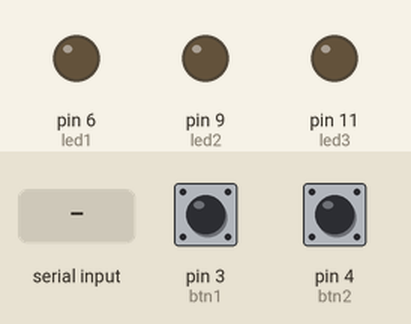
The sketch below on a simulated Arduino Uno, built with avr-gcc and run on an emulated ATmega328P. Shown: output pins drawn as LEDs (lit = HIGH). Inputs (shaded band) come from the test bench; at power-on: pin 3 (btn1) LOW, pin 4 (btn2) LOW. What the sketch prints to the serial monitor is not drawn.

Above: at 2.2 s.
2.3 s: pin 3 (btn1) pulled HIGH for 0.15 s
At 3.2 s:
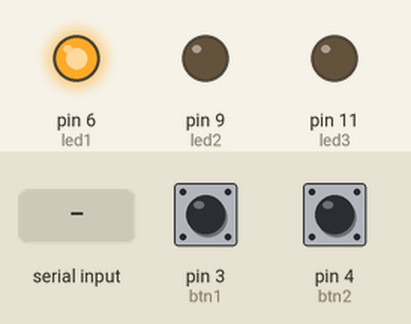
3.9 s: pin 4 (btn2) pulled HIGH for 0.15 s
At 4.4 s:
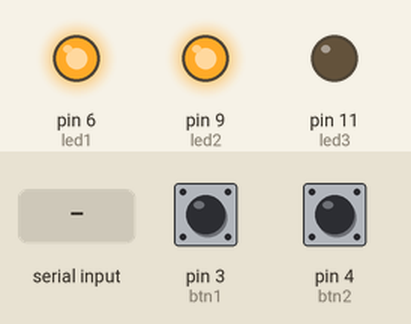
5.5 s: ";" received over Serial
At 6.7 s:
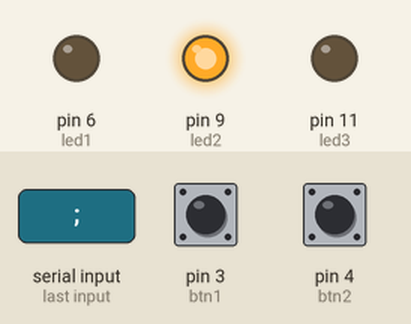
7.0 s: "30;150\n" received over Serial
At 8.0 s:
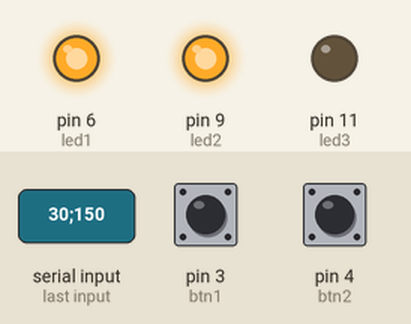
8.5 s: "90;45\n" received over Serial
At 9.1 s:
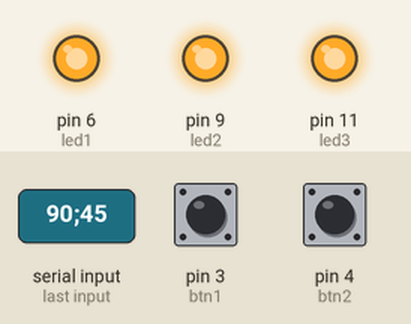
10.0 s: pin 3 (btn1) pulled HIGH for 1 s
At 11.4 s:
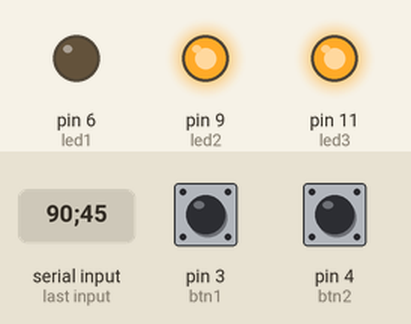
Timing chart, 0 to 13.0 s (numbered marks = the images above; inputs shaded):
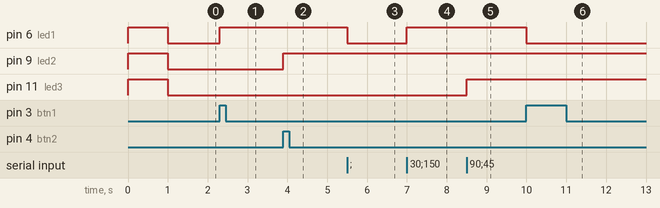

The sketch:

arduino_code.ino
```cpp
int led1 = 6;
int led2 = 9;
int led3 = 11;

int btn1 = 3;
int btn2 = 4;

bool b1Pressed = false;
bool b2Pressed = false;

String value;
const char delim = ';';
int data[3];

char buffer[3];
int bufferIndex=0;

int dataIndex = 0;

int* leds;

void setup() {
  // put your setup code here, to run once:
  Serial.begin(115200);
  Serial.setTimeout(1);
  pinMode(led1, OUTPUT);
  pinMode(led2, OUTPUT);
  pinMode(led3, OUTPUT);

  pinMode(btn1, INPUT);
  pinMode(btn2, INPUT);

  digitalWrite(led1, HIGH);
  digitalWrite(led2, HIGH);
  digitalWrite(led3, HIGH);

  leds = data;

  delay(1000);

  Serial.write("Ready");
}

void readBuffer()
{
  if (Serial.available())
  {
    char c = Serial.read();
    buffer[bufferIndex] = c;
    bufferIndex++;

  }
}

void parseBuffer()
{


  if (buffer[bufferIndex-1] == ';')
  {

    buffer[bufferIndex-1] = '\0';

    int newData = atoi(buffer);

    data[dataIndex] = newData;

    dataIndex++;
    dataIndex %= sizeof(data)/sizeof(*data);

    bufferIndex = 0;

    for (int j = 0; j < sizeof(buffer)/sizeof(*buffer); j++)
    {
      buffer[j] = 1;
    }

  }
}


void loop() {
  // put your main code here, to run repeatedly:
  int b1 = digitalRead(btn1);
  int b2 = digitalRead(btn2);
  readBuffer();
  parseBuffer();

  digitalWrite( led1 , leds[0]);
  digitalWrite( led2 , leds[1]);
  digitalWrite( led3 , leds[2]);


  if( b1 == HIGH && !b1Pressed){
     b1Pressed = true;
     leds[0] = !leds[0];
     writeSerial();

  }
  if( b2 == HIGH && !b2Pressed){
    b2Pressed = true;
    leds[1] = !leds[1];
    writeSerial();
  }

  if( b1 == LOW && b1Pressed) b1Pressed = false;
  if( b2 == LOW && b2Pressed) b2Pressed = false;
}

void writeSerial()
{
    String stringData =  String(leds[0])+ ";"+String(leds[1]);
    for (int i = 0; i < stringData.length(); i++)
  {
    Serial.write(stringData[i]);   // Push each char 1 by 1 on each loop pass
  }
}
```

Measured:
- after the input at 2.3 s, pin 6 (led1): LOW → HIGH at once
- after the input at 3.9 s, pin 9 (led2): LOW → HIGH at once
- after the input at 5.5 s, pin 6 (led1): HIGH → LOW at once
- after the input at 7.0 s, pin 6 (led1): LOW → HIGH at once
- after the input at 8.5 s, pin 11 (led3): LOW → HIGH at once
- after the input at 10.0 s, pin 6 (led1): HIGH → LOW at once
